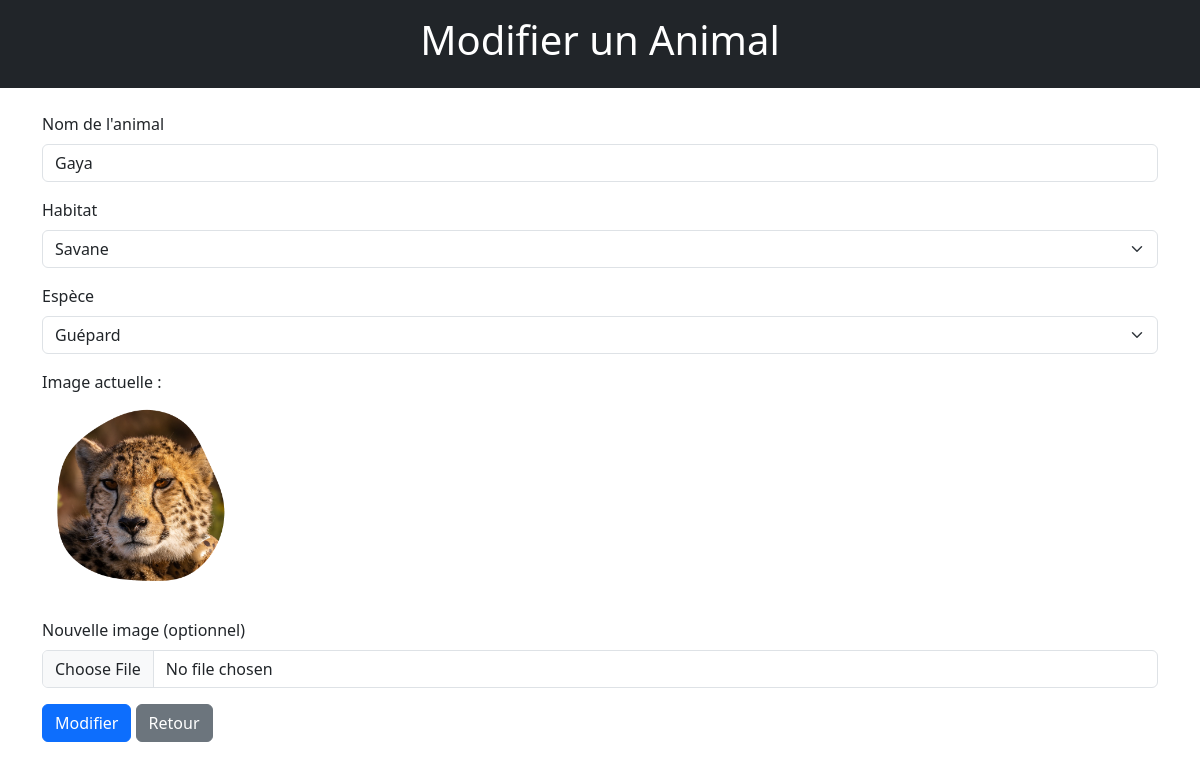
The app's page /front/html/edit_animal.php?id=59 (signed in) with its own data.
### tables this page shows
CREATE TABLE `animals` (
  `id` int(11) NOT NULL,
  `name` varchar(255) NOT NULL,
  `habitat_id` int(11) NOT NULL,
  `last_checkup_date` date DEFAULT NULL,
  `species_id` int(11) DEFAULT NULL,
  `image` varchar(255) DEFAULT NULL
);

CREATE TABLE `habitats` (
  `id` int(11) NOT NULL,
  `name` varchar(255) NOT NULL,
  `description` text NOT NULL,
  `image` varchar(255) DEFAULT NULL,
  `theme` varchar(50) DEFAULT NULL
);

CREATE TABLE `species` (
  `id` int(11) NOT NULL,
  `name` varchar(255) NOT NULL,
  `scientific_name` varchar(255) NOT NULL,
  `food` text DEFAULT NULL,
  `description` text DEFAULT NULL,
  `image` varchar(255) DEFAULT NULL,
  `page_link` varchar(255) DEFAULT NULL,
  `IUCN_status` varchar(10) DEFAULT NULL,
  `IUCN_image` varchar(255) DEFAULT NULL,
  `size` varchar(100) DEFAULT NULL,
  `weight` varchar(100) DEFAULT NULL,
  `lifespan` varchar(100) DEFAULT NULL,
  `population_status` varchar(100) DEFAULT NULL,
  `distribution` text DEFAULT NULL,
  `distribution_map` varchar(255) DEFAULT NULL,
  `family` varchar(255) DEFAULT NULL,
  `order_bio` varchar(255) DEFAULT NULL,
  `class_bio` varchar(255) DEFAULT NULL,
  `description_image` text DEFAULT NULL,
  `natural_habitat` varchar(255) DEFAULT NULL,
  `cover_image` varchar(255) DEFAULT NULL,
  `secondary_image` varchar(255) DEFAULT NULL,
  `gestation` varchar(255) DEFAULT NULL,
  `habitat_id` int(11) DEFAULT NULL,
  `main_image` varchar(255) DEFAULT NULL
);

### front/html/edit_animal.php (the view, shortened to what this page needs)
<?php
require_once __DIR__ . '/../../lib/pdo.php';
$animal_id = intval($_GET['id']);
try {
    $query = $pdo->prepare("SELECT * FROM animals WHERE id = :id");
    $query->execute([':id' => $animal_id]);
    $animal = $query->fetch(PDO::FETCH_ASSOC);
} catch (PDOException $e) {
    $error = "❌ Erreur lors de la récupération de l'animal : " . $e->getMessage();
}
try {
    $query = $pdo->query("SELECT id, name FROM habitats");
    $habitats = $query->fetchAll(PDO::FETCH_ASSOC);
} catch (PDOException $e) {
    $error = "❌ Erreur lors de la récupération des habitats : " . $e->getMessage();
}
try {
    $query = $pdo->query("SELECT id, name FROM species");
    $speciesList = $query->fetchAll(PDO::FETCH_ASSOC);
} catch (PDOException $e) {
    $error = "❌ Erreur lors de la récupération des espèces : " . $e->getMessage();
}
?>
<!DOCTYPE html>
<html lang="fr">
<head>
    <link href="https://cdn.jsdelivr.net/npm/bootstrap@5.3.0-alpha1/dist/css/bootstrap.min.css" rel="stylesheet">
</head>
<body>
    <header class="bg-dark text-white text-center py-3">
        <h1>Modifier un Animal</h1>
    </header>
    <main class="container mt-4">
        <form method="POST" enctype="multipart/form-data">
            <div class="mb-3">
                <label for="name" class="form-label">Nom de l'animal</label>
                <input type="text" name="name" id="name" class="form-control" value="<?= htmlspecialchars($animal['name']) ?>" required>
            </div>
            <div class="mb-3">
                <label for="habitat_id" class="form-label">Habitat</label>
                <select name="habitat_id" id="habitat_id" class="form-select" required>
                    <?php foreach ($habitats as $habitat): ?>
                        <option value="<?= $habitat['id'] ?>" <?= ($habitat['id'] == $animal['habitat_id']) ? 'selected' : '' ?>>
                            <?= htmlspecialchars($habitat['name']) ?>
                        </option>
                    <?php endforeach; ?>
                </select>
            </div>
            <div class="mb-3">
                <label for="species_id" class="form-label">Espèce</label>
                <select name="species_id" id="species_id" class="form-select" required>
                    <?php foreach ($speciesList as $species): ?>
                        <option value="<?= $species['id'] ?>" <?= ($species['id'] == $animal['species_id']) ? 'selected' : '' ?>>
                            <?= htmlspecialchars($species['name']) ?>
                        </option>
                    <?php endforeach; ?>
                </select>
            </div>
            <div class="mb-3">
                <label class="form-label">Image actuelle :</label>
                <div>
                    <?php if (!empty($animal['image'])): ?>
                        <img src="<?= htmlspecialchars($animal['image']) ?>" alt="Image actuelle" class="img-fluid rounded" style="max-width: 200px;">
                    <?php else: ?>
                        <p class="text-muted">Aucune image enregistrée.</p>
                    <?php endif; ?>
                </div>
            </div>
            <div class="mb-3">
                <label for="image" class="form-label">Nouvelle image (optionnel)</label>
                <input type="file" name="image" id="image" class="form-control">
            </div>
            <button type="submit" class="btn btn-primary">Modifier</button>
            <a href="manage_animals.php" class="btn btn-secondary">Retour</a>
        </form>
    </main>
</body>
</html>

### records on screen
animals: name "Gaya", habitat_id "Savane", species_id "Guépard", image (picture)
